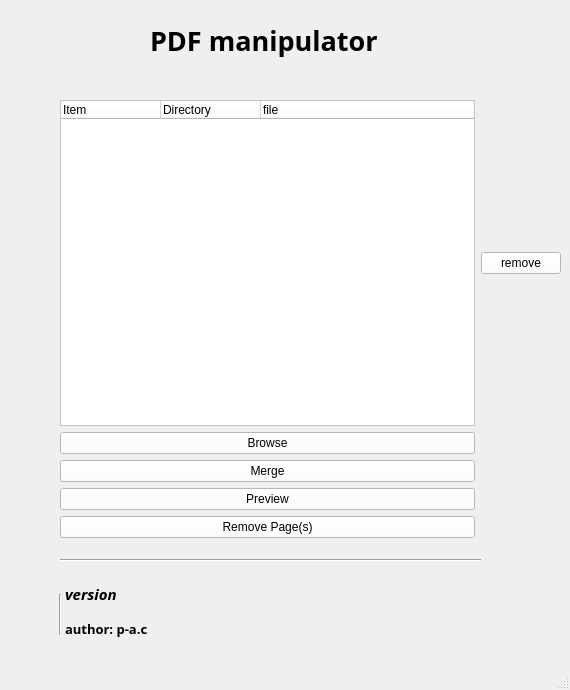
<?xml version="1.0" encoding="UTF-8"?>
<ui version="4.0">
 <class>MainWindow</class>
 <widget class="QMainWindow" name="MainWindow">
  <property name="geometry">
   <rect>
    <x>0</x>
    <y>0</y>
    <width>570</width>
    <height>690</height>
   </rect>
  </property>
  <property name="minimumSize">
   <size>
    <width>570</width>
    <height>690</height>
   </size>
  </property>
  <property name="maximumSize">
   <size>
    <width>570</width>
    <height>690</height>
   </size>
  </property>
  <property name="windowTitle">
   <string>MainWindow</string>
  </property>
  <property name="styleSheet">
   <string notr="true"/>
  </property>
  <widget class="QWidget" name="centralwidget">
   <widget class="QWidget" name="gridLayoutWidget">
    <property name="geometry">
     <rect>
      <x>60</x>
      <y>100</y>
      <width>501</width>
      <height>438</height>
     </rect>
    </property>
    <layout class="QGridLayout" name="gridLayout">
     <item row="3" column="0">
      <widget class="QTreeWidget" name="treeWidget_filenames">
       <property name="styleSheet">
        <string notr="true">background-color: rgb(255, 255, 255);</string>
       </property>
       <property name="dragDropMode">
        <enum>QAbstractItemView::InternalMove</enum>
       </property>
       <property name="alternatingRowColors">
        <bool>true</bool>
       </property>
       <property name="selectionMode">
        <enum>QAbstractItemView::MultiSelection</enum>
       </property>
       <column>
        <property name="text">
         <string>Item</string>
        </property>
       </column>
       <column>
        <property name="text">
         <string>Directory</string>
        </property>
       </column>
       <column>
        <property name="text">
         <string>file</string>
        </property>
       </column>
      </widget>
     </item>
     <item row="7" column="0">
      <widget class="QPushButton" name="pushButton_browse">
       <property name="styleSheet">
        <string notr="true">background-color: rgb(255, 255, 255);</string>
       </property>
       <property name="text">
        <string>Browse</string>
       </property>
      </widget>
     </item>
     <item row="10" column="0">
      <widget class="QPushButton" name="pushButton_preview">
       <property name="styleSheet">
        <string notr="true">background-color: rgb(255, 255, 255);</string>
       </property>
       <property name="text">
        <string>Preview</string>
       </property>
      </widget>
     </item>
     <item row="9" column="0">
      <widget class="QPushButton" name="pushButton_merge">
       <property name="styleSheet">
        <string notr="true">background-color: rgb(255, 255, 255);</string>
       </property>
       <property name="text">
        <string>Merge</string>
       </property>
      </widget>
     </item>
     <item row="3" column="1">
      <widget class="QPushButton" name="pushButton_removeFile">
       <property name="styleSheet">
        <string notr="true">background-color: rgb(255, 255, 255);</string>
       </property>
       <property name="text">
        <string>remove</string>
       </property>
      </widget>
     </item>
     <item row="11" column="0">
      <widget class="QPushButton" name="pushButton_removePages">
       <property name="styleSheet">
        <string notr="true">background-color: rgb(255, 255, 255);</string>
       </property>
       <property name="text">
        <string>Remove Page(s)</string>
       </property>
      </widget>
     </item>
    </layout>
   </widget>
   <widget class="QLabel" name="label">
    <property name="geometry">
     <rect>
      <x>150</x>
      <y>0</y>
      <width>291</width>
      <height>81</height>
     </rect>
    </property>
    <property name="font">
     <font>
      <family>Josefin Sans SemiBold</family>
      <pointsize>20</pointsize>
      <weight>75</weight>
      <bold>true</bold>
     </font>
    </property>
    <property name="text">
     <string>PDF manipulator</string>
    </property>
   </widget>
   <widget class="QLabel" name="label_logo">
    <property name="geometry">
     <rect>
      <x>410</x>
      <y>610</y>
      <width>72</width>
      <height>30</height>
     </rect>
    </property>
    <property name="text">
     <string/>
    </property>
   </widget>
   <widget class="Line" name="line">
    <property name="geometry">
     <rect>
      <x>60</x>
      <y>550</y>
      <width>421</width>
      <height>20</height>
     </rect>
    </property>
    <property name="orientation">
     <enum>Qt::Horizontal</enum>
    </property>
   </widget>
   <widget class="QLabel" name="label_version">
    <property name="geometry">
     <rect>
      <x>65</x>
      <y>583</y>
      <width>111</width>
      <height>21</height>
     </rect>
    </property>
    <property name="font">
     <font>
      <family>Josefin Sans SemiBold</family>
      <pointsize>11</pointsize>
      <weight>75</weight>
      <italic>true</italic>
      <bold>true</bold>
     </font>
    </property>
    <property name="text">
     <string>version</string>
    </property>
   </widget>
   <widget class="QLabel" name="label_author">
    <property name="geometry">
     <rect>
      <x>65</x>
      <y>618</y>
      <width>101</width>
      <height>21</height>
     </rect>
    </property>
    <property name="font">
     <font>
      <family>Josefin Sans SemiBold</family>
      <pointsize>10</pointsize>
      <weight>75</weight>
      <bold>true</bold>
     </font>
    </property>
    <property name="text">
     <string>author: p-a.c</string>
    </property>
   </widget>
   <widget class="Line" name="line_2">
    <property name="geometry">
     <rect>
      <x>50</x>
      <y>594</y>
      <width>20</width>
      <height>41</height>
     </rect>
    </property>
    <property name="orientation">
     <enum>Qt::Vertical</enum>
    </property>
   </widget>
  </widget>
  <widget class="QMenuBar" name="menubar">
   <property name="geometry">
    <rect>
     <x>0</x>
     <y>0</y>
     <width>570</width>
     <height>21</height>
    </rect>
   </property>
  </widget>
  <widget class="QStatusBar" name="statusbar"/>
 </widget>
 <resources/>
 <connections/>
</ui>
